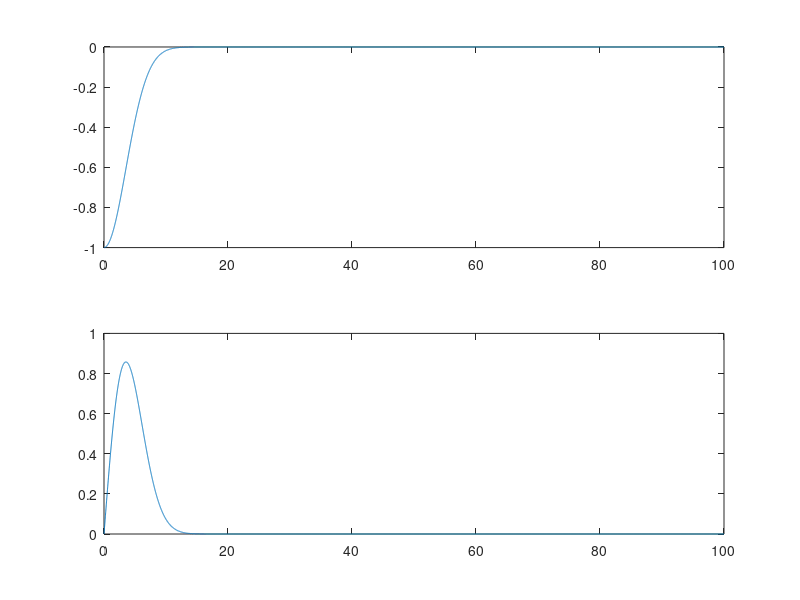

Write the MATLAB code that produced this figure.
Robs = 5;

x = linspace(0,100,10000);

f_his = zeros(1, size(x,2));
df_his = zeros(1,size(x,2));

f = @(x) -exp(-x^2/Robs^2);
df = @(x) 2*x/Robs*exp(-x^2/Robs^2);

for i = 1:size(x,2)
    f_his(1,i) = f(x(1,i));
    df_his(1,i) = df(x(1,i));
end

figure('Name', 'Potential Function');
subplot(2,1,1);
plot(x, f_his);

subplot(2,1,2);
plot(x, df_his);
